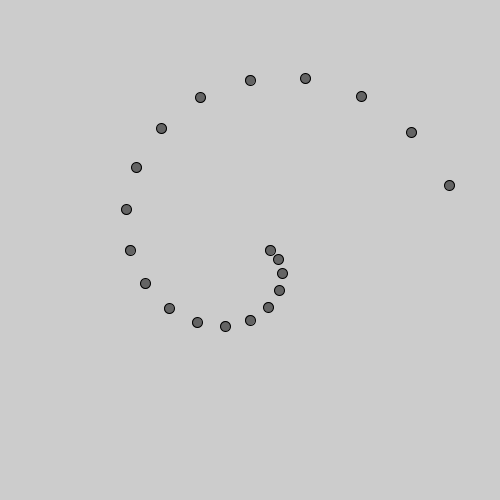
Frame 1 (no input)
Frame 60 (the mouse pressed at the canvas centre just before this capture): identical to frame 1, image omitted
Frame 120 (the mouse held since frame 60 and released just before this capture): identical to frame 1, image omitted

The Processing sketch that drew this single still picture (run headless with seeded random() and noise(); from frame 60 on, the mouse is pressed at the canvas centre):

// Processing sketch: Space
// ── Space.pde
//Declare your variables here
// so try declaring one Particle first, then instantiate it in setup, and use move and show in draw()
int numberOfObjects = 20;
int radius = 10;
void setup() {
  size(500, 500);
  CreateRing();
	//your code here
} //end of setup
 

void draw() {
	//your code here
} //end of draw

void CreateRing() {
   for (int i = 0; i < numberOfObjects; i++)
        {
            radius = radius + 10;
            double angle = i * Math.PI * 2 / numberOfObjects;
            float CosAngle = (float)Math.cos(angle) * radius;
            float SinAngle = (float)Math.sin(angle) * radius;
            
            ellipseMode(CENTER);
            fill(100);
            ellipse(width/2 + CosAngle, height/2 + SinAngle, 10, 10);
            //Vector3 pos = new Vector3(Mathf.Cos(angle), Mathf.Sin(angle), 0) * radius;

            //prefab[i].gameObject.name = RandomName.ToString();
            //Instantiate(prefab[Random.Range(0, prefab.Length)], pos, Quaternion.identity);
            //findObj = true;
        }
}
  

// ── Jumbo.pde
public class Jumbo extends Normal {

  public Jumbo(float x, float y, color Color, float angle, float speed, int radius, int Num) {
    super(x, y, Color, angle, speed, radius, Num);
  }
  public void Show() {
    this.radius+= 100;
  }
}

// ── Normal.pde
class Normal {
  protected float x;
  protected float y;
  protected color Color;
  protected float angle;
  protected float speed;
  protected int radius;
  protected int Num;
  public Normal(float x, float y, color Color, float angle, float speed, int radius, int Num) {
    this.x = x;
    this.y = y;
    this.Color = Color;
    this.angle = angle;
    this.speed = speed;
    this.radius = radius;
    this.Num = Num;
  }
  void Show() {
    //radius = radius + 1;
   // angle = Num * Math.PI * SpinEffect / numberOfObjects;
    //float CosAngle = (float)Math.cos(angle) * radius/* + whatever float*/ ; 
    //float SinAngle = (float)Math.sin(angle) * radius;
    float CosAngle =5 * ( ( -31) * cos(radians(angle)) - 3 * cos((-11.6 + 1) * radians(angle))); /* + whatever float*/ ; 
    float SinAngle =5 * ( (-31) * sin(radians(angle)) - 3 * sin((-11.6 + 1) * radians(angle)));

    ellipseMode(CENTER);
    fill(Color);
    ellipse(width/2 + CosAngle + x, height/2 + SinAngle + y, 10, 10);
  }
  void Move() {
    angle++;
  }
}

// ── Oddball.pde
class Oddball extends Normal {
  float tx, ty;
  int radius;
  float angle = 0.0;
  public Oddball(float x, float y, color Color, float angle, float speed, int radius, int Num) {
    super(x, y, Color, angle, speed, radius, Num);
    tx = x;
    ty = y;
    this.radius = radius;
    this.angle = angle;
  }
    public void Show() {

    pushMatrix();
    translate(x, y);
    fill(255, 9, 0);
    ellipse(0, 0, radius + 10, radius);
    rotate(angle);
    fill(100, 34, 0);
    ellipse(radius/4, 0, radius/2, radius/2);
    popMatrix();
  }
  public void NewMove(int mx, int my) {

    angle = atan2(my-y, mx-x);
  }
}
